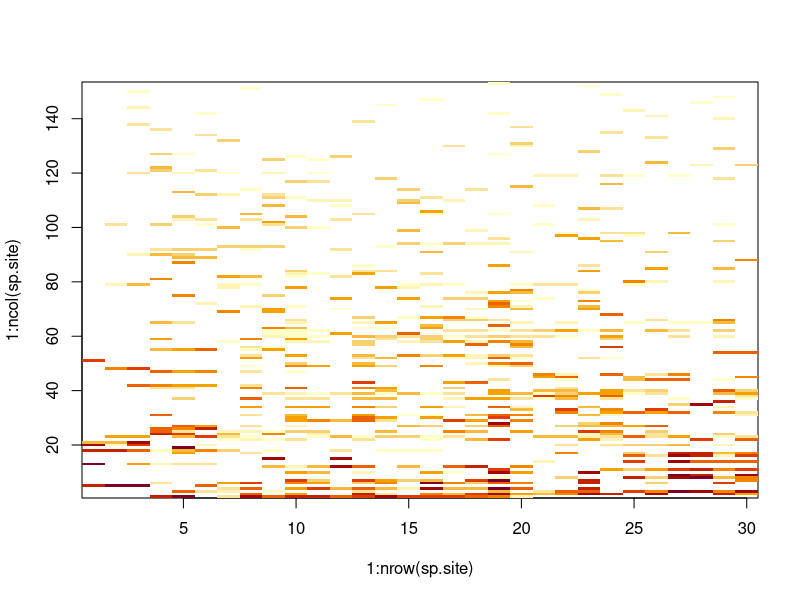

Source code (R):
#####################################################################################
# Partitioning niche and neutral dynamics on community assembly #####################
# Mortara et al #####################################################################
#####################################################################################

## Code for preparing data for modeling
### Separating abundant and rare spp

###############################
# PART 1: loading packages ####
###############################

library(reshape)

############################
# PART 2: loading data #####
############################

# reading data
fern.data <- read.csv("../data/data_original.csv", as.is = TRUE)
head(fern.data)
# changing column names
names(fern.data)[c(2, 4, 9)] <- c("spp", "region", "grad")
# removing NAs
fern.data <- na.omit(fern.data) # tem 60 NA's de indumento e espessura de folha. É isto mesmo? sao duas especies apenas, mas como todo mundo ocorre em todo lugar ficam 60
#fern.data$site <- scale(rep(1:30, length(unique(fern.data$species)))) ## troquei por um fator
# creating vector with site id
fern.data$site <- factor(rep(1:30, length(unique(fern.data$spp))))
sp <- unique(fern.data$spp)

### Creating sp site matrix
sp.site <- cast(fern.data, site + altitude ~ spp,
                value = 'abundance', FUN = mean)
sp.site

site <- sp.site$site
altitude <- sp.site$altitude

sp.site <- apply(sp.site[, c(-1, -2)], 2, as.numeric)

dim(sp.site)

sp.alt <- apply(sp.site, 2, function(x) tapply(x, altitude, mean))

## Creating vector of species abundances for the total metacommunity
ab.meta <- colSums(sp.site)
names(ab.meta) <- sp

length(ab.meta)

ab.meta

#### separating 40 most abundant species in the metacommunity
indice.sp <- order(ab.meta, decreasing = TRUE)[1:40]

freq <- rowSums(sp.site > 0)

ab.mean <- apply(sp.site, 1, mean)
ab.mean

## Heat map of the species x sites matrix
image(x = 1:nrow(sp.site), y = 1:ncol(sp.site), log(sp.site[, order(-ab.meta)]))

#### Will indentify species as abundant (first 40 in rank) and rare (other)
ab.rare <- data.frame(spp = unique(fern.data$spp),
                      ab.rare = ifelse(sp %in% sp[indice.sp], "abundant", "rare"))

ab.rare

fern.data.new <- merge(fern.data, ab.rare)
dim(fern.data)
dim(fern.data.new)

head(fern.data.new)

fern.data.ab <- fern.data.new[fern.data.new$ab.rare == "abundant", ]
fern.data.rare <- fern.data.new[fern.data.new$ab.rare == "rare", ]

write.table(fern.data.new,
            "../data/data_for_modeling.csv",
            col.names = TRUE, row.names = FALSE, sep = ",")

write.table(fern.data.ab,
            "../data/data_ab_for_modeling.csv",
            col.names = TRUE, row.names = FALSE, sep = ",")

write.table(fern.data.rare,
            "../data/data_rare_for_modeling.csv",
            col.names = TRUE, row.names = FALSE, sep = ",")
